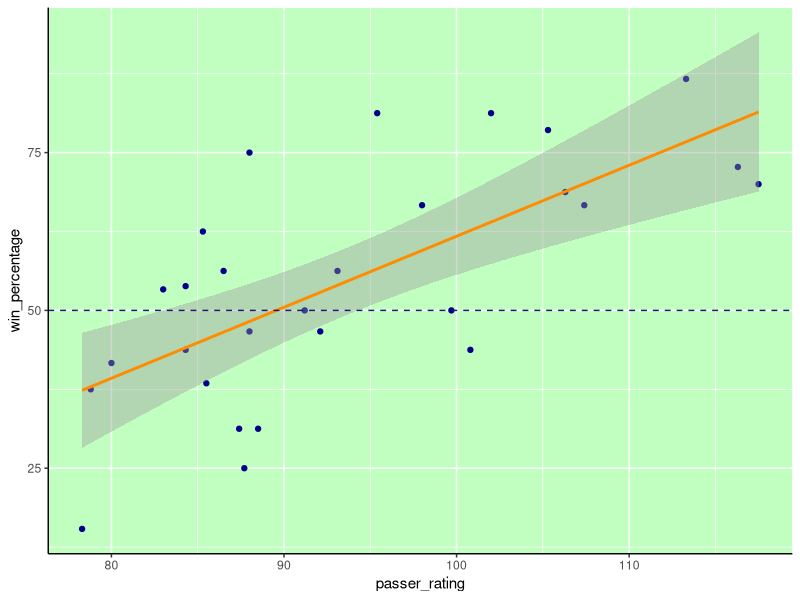
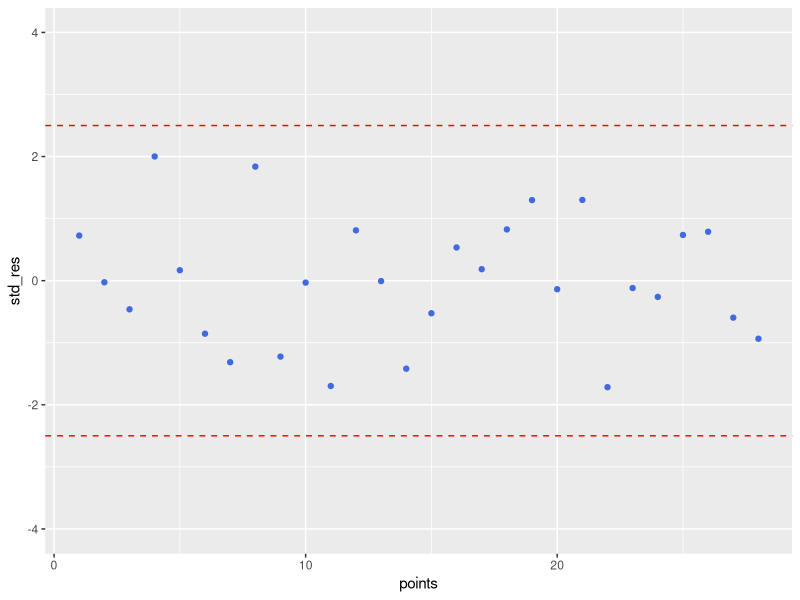
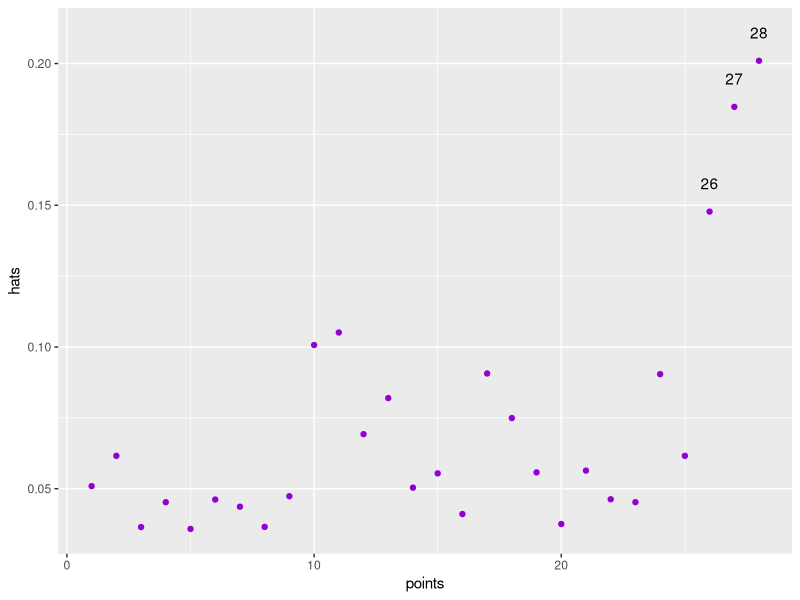
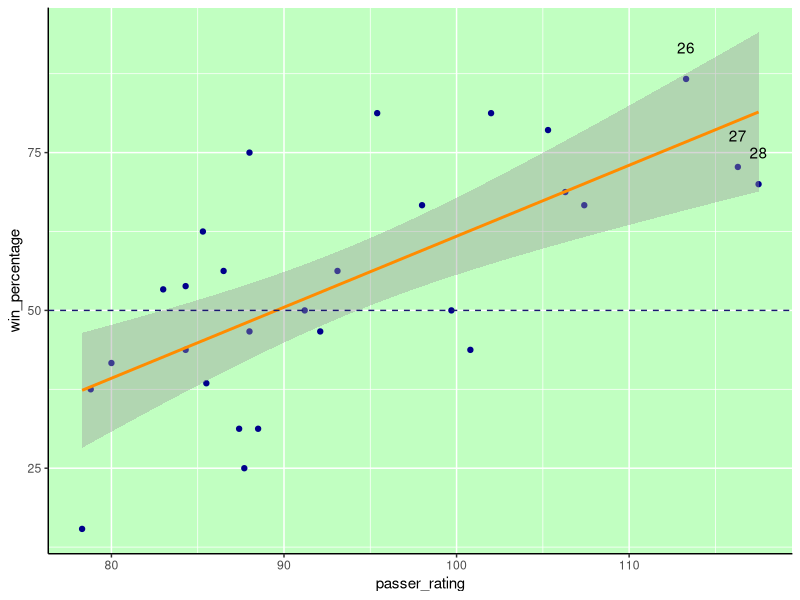
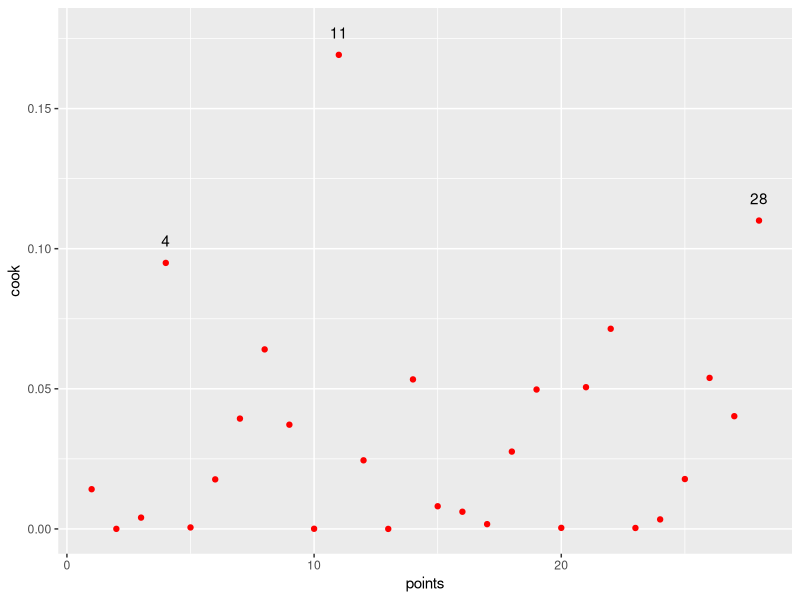
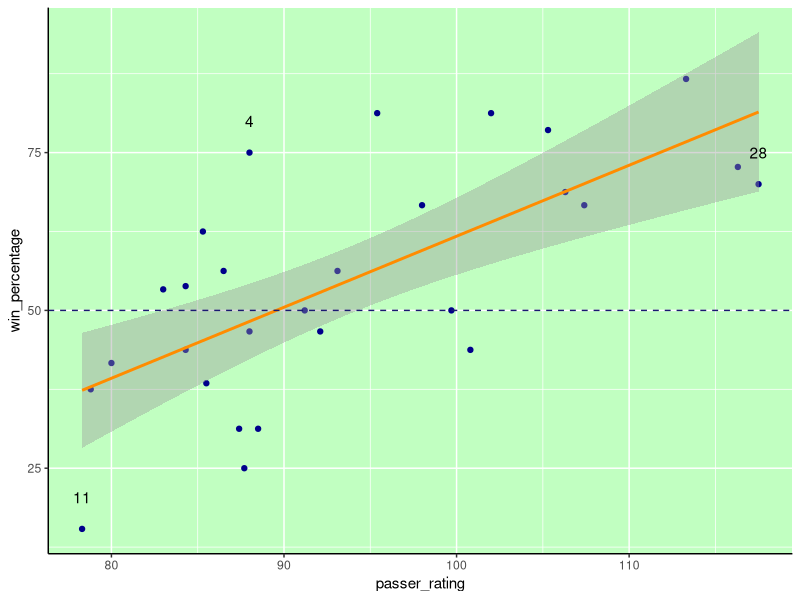
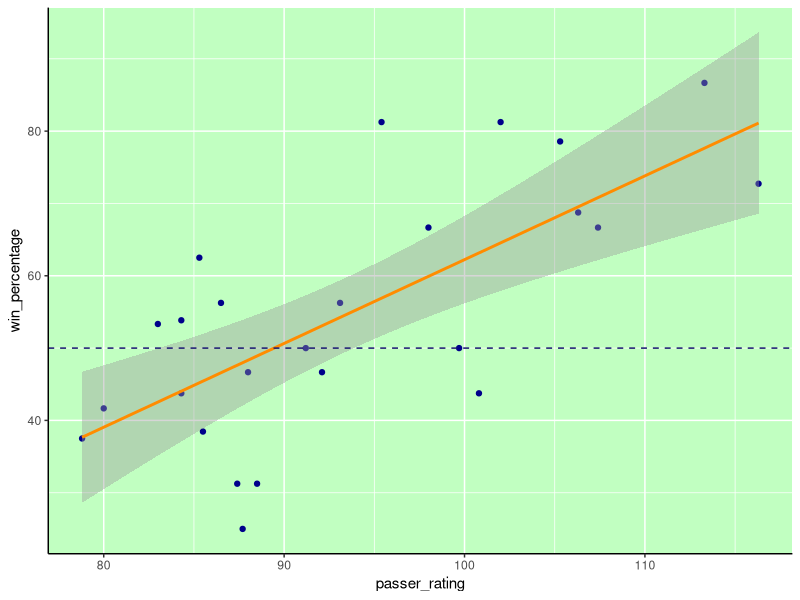
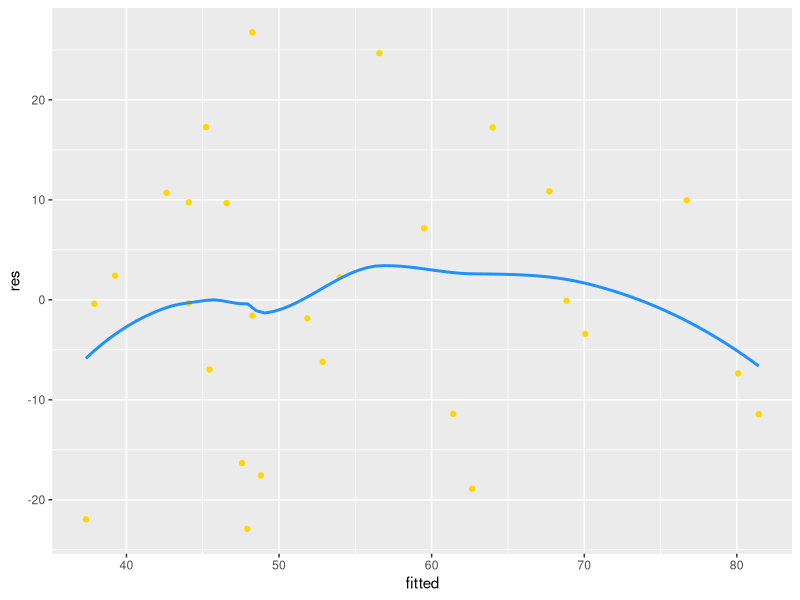

The R source for these figures, in order:
## ---- chunk 1

library(tidyverse) # loads tidyverse package

library(broom) # loads broom package

## ---- chunk 2

qbd <- read_csv("data/2019_nfl_qb_data-1.csv") # read in data and save to object qbd

## ---- chunk 3

str(qbd) # check structure of qbd


head(qbd) # check first 6 rows of qbd


tail(qbd) # check last 6 rows of data

## ---- chunk 4

qbd2 <- qbd %>% 
  filter(games_started >= 10) %>%
  mutate(win_percentage = wins / games_started * 100)

## ---- chunk 5

lm_plot <- ggplot(qbd2, aes(x = passer_rating, y = win_percentage)) +
  geom_point(colour = "blue4") +
  geom_smooth(method = "lm", colour = "darkorange") +
  geom_hline(yintercept = 50, colour = "midnightblue", linetype = "dashed") +
  theme(plot.background = element_rect(fill = "white"),
        panel.background = element_rect(fill = "darkseagreen1"),
        axis.line = element_line(colour = "black"))

lm_plot


## ---- chunk 6

cor(x = qbd2$passer_rating, y = qbd2$win_percentage, method = "pearson")

## ---- chunk 7

fit <- lm(win_percentage ~ passer_rating, data = qbd2) # obtains least square estimates

tidy(fit, conf.int = TRUE) # generates tidier regression model output

## ---- chunk 8

1.12 * 98 + -50.73 # probable win percentage

## ---- chunk 9
0.64 * 98 + -96.07 # lowest win percentage

## ---- chunk 10

1.61 * 98 + -5.39 # highest win percentage

## ---- chunk 11


car::durbinWatsonTest(fit)

## ---- chunk 12

std_res <- rstandard(fit) # calculates standardised residuals of fit (residuals divided by their st.dev)

points <- 1:length(std_res) # enables values of std_res to be plotted on a curve

## ---- chunk 13

ggplot(data = NULL, aes(x = points, y = std_res)) +
  geom_point(colour = "royalblue") +
  ylim(c(-4, 4)) +
  geom_hline(yintercept = c(-2.5, 2.5), colour = "red", linetype = "dashed")

## ---- chunk 14

hats <- hatvalues(fit) # create object with "hat diagonal" values

hat_labels <- if_else(hats >= 0.125, paste(points), "") # if the values of object "hats" equal or exceed 0.125,
# the data will be highlighted in the object "points". If values do not exceed or equal, nothing will be highlighted.

ggplot(data = NULL, aes(x = points, y = hats)) +
  geom_point(colour = "darkviolet") +
  geom_text(aes(label = hat_labels), nudge_y = 0.01)

## ---- chunk 15
lm_plot +
  geom_text(aes(label = hat_labels), nudge_y = 5)

## ---- chunk 16

cook <- cooks.distance(fit)

cook_labels <- if_else(cook >= 0.08875, paste(points), "") # if the values of object "cook" equal or exceed 0.08875,
# the data will be highlighted in the object "points". If values do not exceed or equal, nothing will be highlighted.


ggplot(data = NULL, aes(x = points, y = cook)) +
  geom_point(colour = "red") +
  geom_text(aes(label = cook_labels), nudge_y = 0.008)

## ---- chunk 17

lm_plot +
  geom_text(aes(label = cook_labels), nudge_y = 5)

## ---- chunk 18

qbd3 <- qbd2 %>%
  filter(case_no != "4", 
         case_no != "11",
         case_no != "29") # removes hgh leverage data points from object qbd2, creating object qb3

## ---- chunk 19

ggplot(qbd3, aes(x = passer_rating, y = win_percentage)) +
  geom_point(colour = "blue4") +
  geom_smooth(method = "lm", colour = "darkorange") +
  geom_hline(yintercept = 50, colour = "midnightblue", linetype = "dashed") +
  theme(plot.background = element_rect(fill = "white"),
        panel.background = element_rect(fill = "darkseagreen1"),
        axis.line = element_line(colour = "black"))


## ---- chunk 20

cor(x = qbd3$passer_rating, y = qbd3$win_percentage, method = "pearson")

## ---- chunk 21
fit2 <- lm(win_percentage ~ passer_rating, data = qbd3) # obtains least square estimates

tidy(fit2, conf.int = TRUE) # generates tidier regression model output

## ---- chunk 22

res <- residuals(fit)

fitted <- predict(fit)

ggplot(data = NULL, aes(x = fitted, y = res)) +
  geom_point(colour = "gold") +
  geom_smooth(se = FALSE, colour = "dodgerblue")

## ---- chunk 23

ggplot(data = NULL, aes(x = res)) +
  geom_histogram(colour = "red", fill = "midnightblue", binwidth = 8)

## ---- chunk 24

ggplot(data = NULL, aes(sample = res)) +
  stat_qq() + stat_qq_line()

